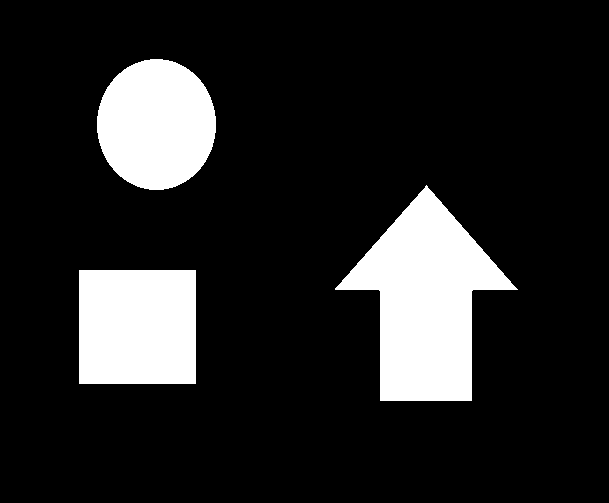
#> input picture opencv_example/data/contours.png, 609 x 503 px, found by its file name
$ python S12.1.py
#> lines starting #> are read from the running program, lines starting #| are printed output that depends on the picture; after the words box and inside, x2 and y2 are one past the last pixel; in counts of white or black regions, pixels touching at a corner belong together
import cv2
import numpy as np
import matplotlib.pyplot as plt


if __name__ == "__main__":
    rows = 1
    columns = 5

    src = cv2.imread("data/contours.png")
#> src is the input picture: shape (503, 609, 3); 14.8% white; 3 white regions, box (x1, y1, x2, y2) and area: (335, 185, 518, 401) 19840, (79, 270, 196, 384) 13338, (97, 59, 216, 190) 12235
    plt.subplot(rows, columns, 1)
    plt.title("Org")
    plt.imshow(cv2.cvtColor(src.copy(), cv2.COLOR_BGR2RGB))

    src = cv2.imread("data/contours.png")
    gray = cv2.cvtColor(src, cv2.COLOR_BGR2GRAY)
#> gray: shape (503, 609); 14.8% white; 3 white regions
    ret, binary = cv2.threshold(gray, 127, 255, cv2.THRESH_BINARY)
    contours, hierarchy = cv2.findContours(
        binary, cv2.RETR_EXTERNAL, cv2.CHAIN_APPROX_SIMPLE
    )
#> contours = 3 contours; box (x1, y1, x2, y2) and area: (335, 185, 518, 401) 19535, (79, 270, 196, 384) 13108, (97, 59, 216, 190) 12058
    plt.subplot(rows, columns, 2)
    plt.title("Draw Contours")
    plt.imshow(cv2.drawContours(src, contours, -1, (0, 0, 255), 5))
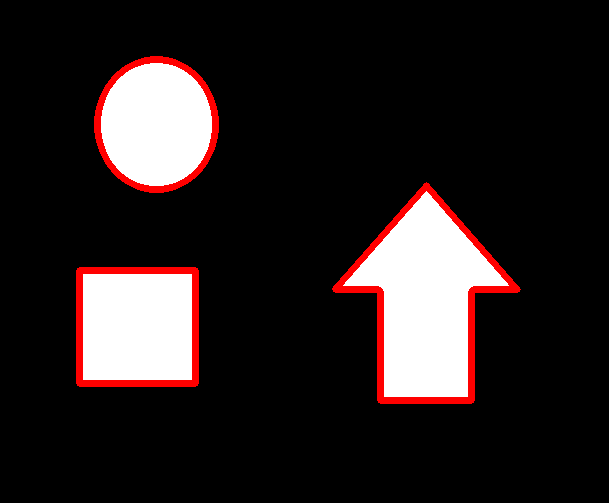
#> src: shape (503, 609, 3); 3.36% of pixels changed, all inside (x1, y1, x2, y2) = (76, 56, 521, 404)

    src = cv2.imread("data/contours.png")
    gray = cv2.cvtColor(src, cv2.COLOR_BGR2GRAY)
    ret, binary = cv2.threshold(gray, 127, 255, cv2.THRESH_BINARY)
    contours, hierarchy = cv2.findContours(
        binary, cv2.RETR_EXTERNAL, cv2.CHAIN_APPROX_SIMPLE
    )
    for i in range(len(contours)):
        # 创建一个与输入图像大小相同的空白画布
        canvas = np.zeros(src.shape, np.uint8)
        contour_img = cv2.drawContours(canvas, contours, i, (255, 255, 255), 5)

        plt.subplot(rows, columns, 3 + i)
        plt.title("Draw Contours {}".format(i))
        plt.imshow(contour_img)
#> this loop made 3 passes
#> pass 1, `contour_img = cv2.drawContours(canvas, contours, i, (255, 255, 255), 5)`:
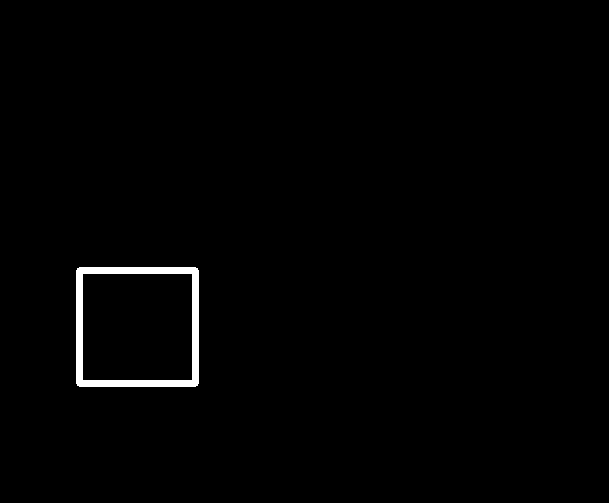
#> contour_img: shape (503, 609, 3); 1% white; 1 white region, box (x1, y1, x2, y2) and area: (76, 267, 199, 387) 3186
#> pass 2, `contour_img = cv2.drawContours(canvas, contours, i, (255, 255, 255), 5)`:
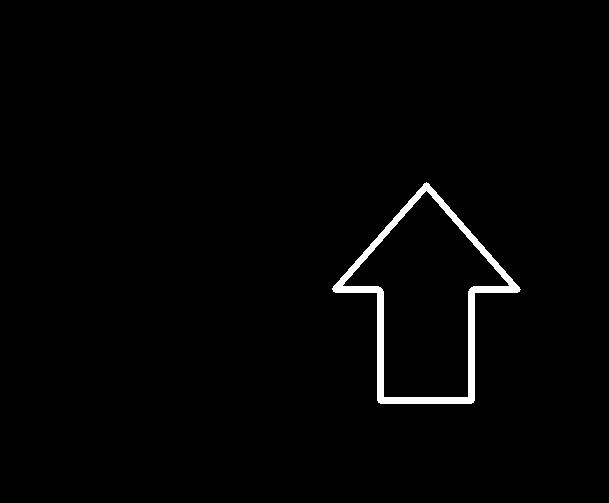
#> contour_img: shape (503, 609, 3); 1.5% white; 1 white region, box (x1, y1, x2, y2) and area: (332, 182, 521, 404) 4530
#> pass 3, `contour_img = cv2.drawContours(canvas, contours, i, (255, 255, 255), 5)`:
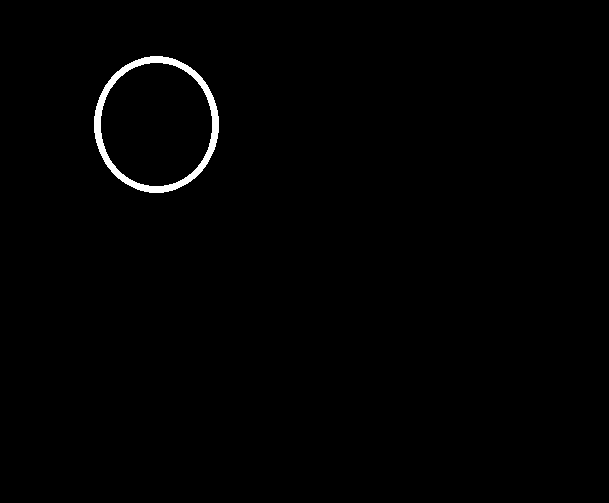
#> contour_img: shape (503, 609, 3); 0.84% white; 1 white region, box (x1, y1, x2, y2) and area: (94, 56, 219, 193) 2568

    plt.show()
#> figure, not shown here; B, G, R data is drawn as R, G, B
